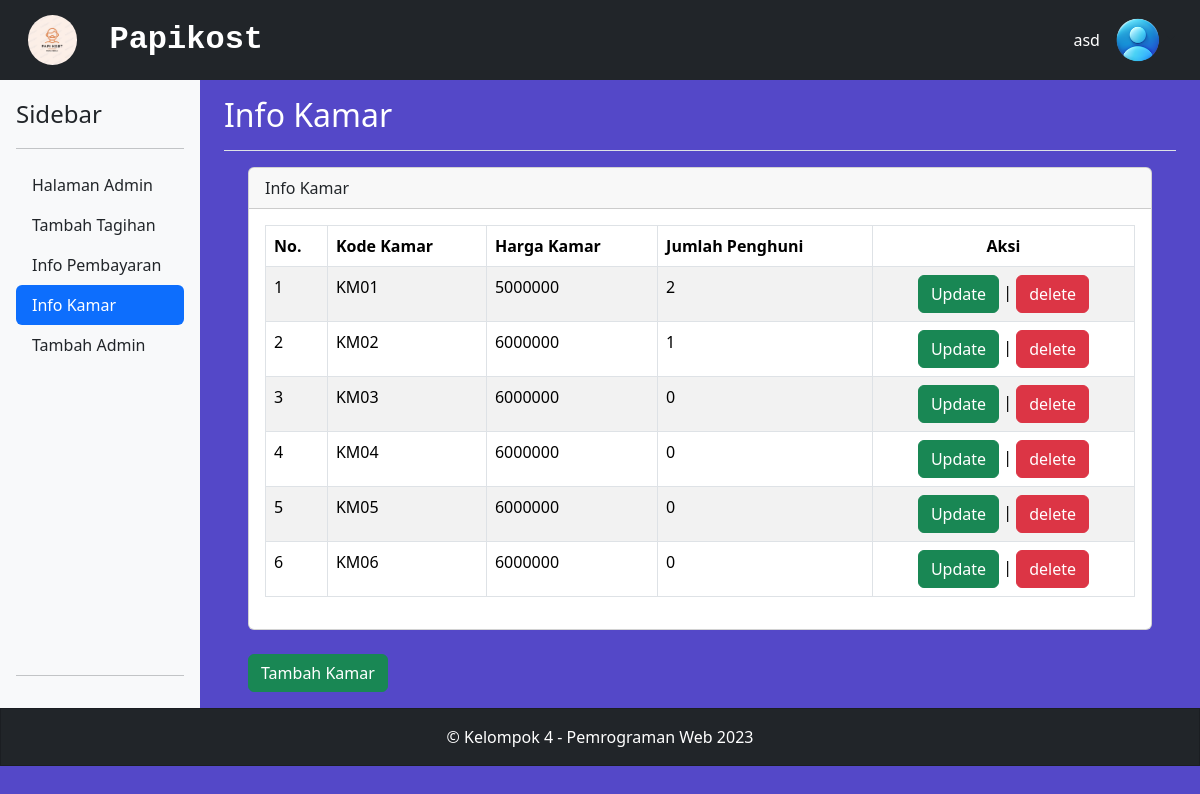
Screenshot of /info_room.php?id=8 with the database file from the repository.
### tables this page shows
CREATE TABLE `kamar` (
  `id_kamar` varchar(20) NOT NULL,
  `nama_kamar` varchar(10) NOT NULL,
  `harga` int(11) NOT NULL,
  `penghuni` int(10) NOT NULL
);

### functions.php (called while the page is built, shortened)
<?php
$conn = mysqli_connect("localhost","root","","papikost234");
function query($query){
    global $conn;
    $result = mysqli_query($conn, $query);
    $rows = [];
    while($row = mysqli_fetch_assoc($result)){
        $rows[] = $row;
    }
    return $rows;
}
?>

### info_room.php (the view, shortened to what this page needs)
<?php
include 'functions.php';
$id = $_GET['id'];
$admin = query("SELECT * FROM tb_admin WHERE id_admin = $id");
$kamar = query("SELECT * FROM kamar");
?>
<!DOCTYPE html>
<html lang="en">
<head>
    <link href="https://cdn.jsdelivr.net/npm/bootstrap@5.3.2/dist/css/bootstrap.min.css" rel="stylesheet">
    <link href="assets/styles.css" rel="stylesheet">
</head>
<body class="d-flex flex-column h-100">
    <header class="navbar navbar-dark navbar-expand-lg bg-dark flex-column flex-md-row my-auto align-items-center">
        <nav class="container-xxl flex-wrap flex-md-nowrap">
            <img class="navbar-brand p-0 img-fluid px-3" src="assets/logo_papikost.jpg" style="max-height:50px;border-radius:100%;">
            <div class="collapse navbar-collapse">
                <p class="h2 text-white fw-bold fs-20 pt-2" style="font-family:'Courier New', Courier, monospace;">Papikost</p>
                <p class="text-white ms-md-auto my-auto"><?= $admin[0]["nama"] ?></p>
                <div class="nav-item dropdown no-caret dropdown-user">
                    <a class="btn btn-icon btn-transparent-dark dropdown-toggle" id="navbarDropdownUserImage" href="javascript:void(0);" role="button" data-bs-toggle="dropdown" aria-haspopup="true" aria-expanded="false"><img class="img-fluid" src="assets/icon_user.png" style="max-height:50px;"></a>
                </div>
            </div>
        </nav>
    </header>
    <main class="container-fluid">
        <div class="row flex-nowrap" id="sideBar">
            <div class="d-flex flex-column p-3 bg-light col-sm-4 col-md-3 col-xl-2">
                <div class="d-flex align-items-center mb-3 mb-md-0 me-md-auto link-dark text-decoration-none">
                    <span class="fs-4 mx-auto">Sidebar</span>
                </div><hr>
                <ul class="nav nav-pills flex-column mb-auto">
                    <li class="nav-item">
                        <a href="dashboard_admin.php?id=<?= $id ?>" class="nav-link link-dark" aria-current="page">Halaman Admin</a>
                    </li>
                    <li class="nav-item">
                        <a href="insert_tagihan.phpid=<?= $id ?>" class="nav-link link-dark">Tambah Tagihan</a>
                    </li>
                    <li class="nav-item">
                        <a href="info_bill.php?id=<?= $id ?>" class="nav-link link-dark">Info Pembayaran</a>
                    </li>
                    <li class="nav-item">
                        <a href="info_room.php?id=<?= $id ?>" class="nav-link active">Info Kamar</a>
                    </li>
                    <li class="nav-item">
                        <a href="register_admin.php?id=<?= $id ?>" class="nav-link link-dark">Tambah Admin</a>
                    </li>
                </ul><hr>
            </div>
            <div class="container col-md-9 ml-sm-auto col-lg-10 px-md-4" role="main">
                <div class="d-flex justify-content-between flex-wrap flex-md-nowrap align-items-center pt-3 pb-2 mb-3 border-bottom">
                    <h1 class="h2 text-white" id="hal-u">Info Kamar</h1>
                </div>
                <div class="container-fluid px-4">
                    <div class="card mb-4">
                        <div class="card-header">
                            Info Kamar
                        </div>
                        <div class="card-body">
                            <div class="table-responsive">
                                <table class="table table-bordered table-striped">
                                    <thead>
                                        <tr>
                                            <th>No.</th>
                                            <th>Kode Kamar</th>
                                            <th>Harga Kamar</th>
                                            <th>Jumlah Penghuni</th>
                                            <th class="text-center">Aksi</th>
                                        </tr>
                                    </thead>
                                    <?php $no = 1 ?>
                                    <?php foreach($kamar as $row): ?>
                                        <tr>
                                            <td><?= $no ?></td>
                                            <td><?= $row['id_kamar'] ?></td>
                                            <td><?= $row['harga'] ?></td>
                                            <td><?= $row['penghuni'] ?></td>
                                            <td class="text-center">
                                                <button type="button" class="btn btn-success" data-bs-toggle="modal" data-bs-target="#updateModal<?=$row['id_kamar']?>">Update</button>
                                                |
                                                <a class="btn btn-danger" href="delete.php?id_tagihan=<?= $row['id_kamar'] ?>&jenis=kamar&id_admin=<?= $id ?>">delete</a>
                                            </td>
                                        </tr>
                                        <?php $no++ ?>
                                    <div class="modal fade modal-lg" id="updateModal<?=$row['id_kamar']?>" data-bs-backdrop="static" data-bs-keyboard="false" tabindex="-1" aria-labelledby="staticBackdropLabel" aria-hidden="true">
                                    <?php endforeach ?>
                                </table>
                            </div>
                        </div>
                    </div>
                    <button type="button" class="btn btn-success mb-3" data-bs-toggle="modal" data-bs-target="#tambahKamar">Tambah Kamar</button>
                </div>
            </div>
        </div>
    </main>
    <footer class="container-fluid">
        <div class="row">
            <div class="card bg-dark text-white text-center" style="border-radius: 0;">
                <p class="my-3">&copy; Kelompok 4 - Pemrograman Web 2023</p>
            </div>
        </div>
    </footer>
</body>
</html>

### assets/styles.css (style rules this page uses)
body { background: #5448C8; }
body, html { overflow-x: hidden; }
a { color: #FF2E00; }

### rows the page displays
kamar: id_kamar "KM01", harga "5000000", penghuni "2"
kamar: id_kamar "KM02", harga "6000000", penghuni "1"
kamar: id_kamar "KM03", harga "6000000", penghuni "0"
kamar: id_kamar "KM04", harga "6000000", penghuni "0"
kamar: id_kamar "KM05", harga "6000000", penghuni "0"
kamar: id_kamar "KM06", harga "6000000", penghuni "0"

### other values shown
$admin[0]["nama"] "asd"
